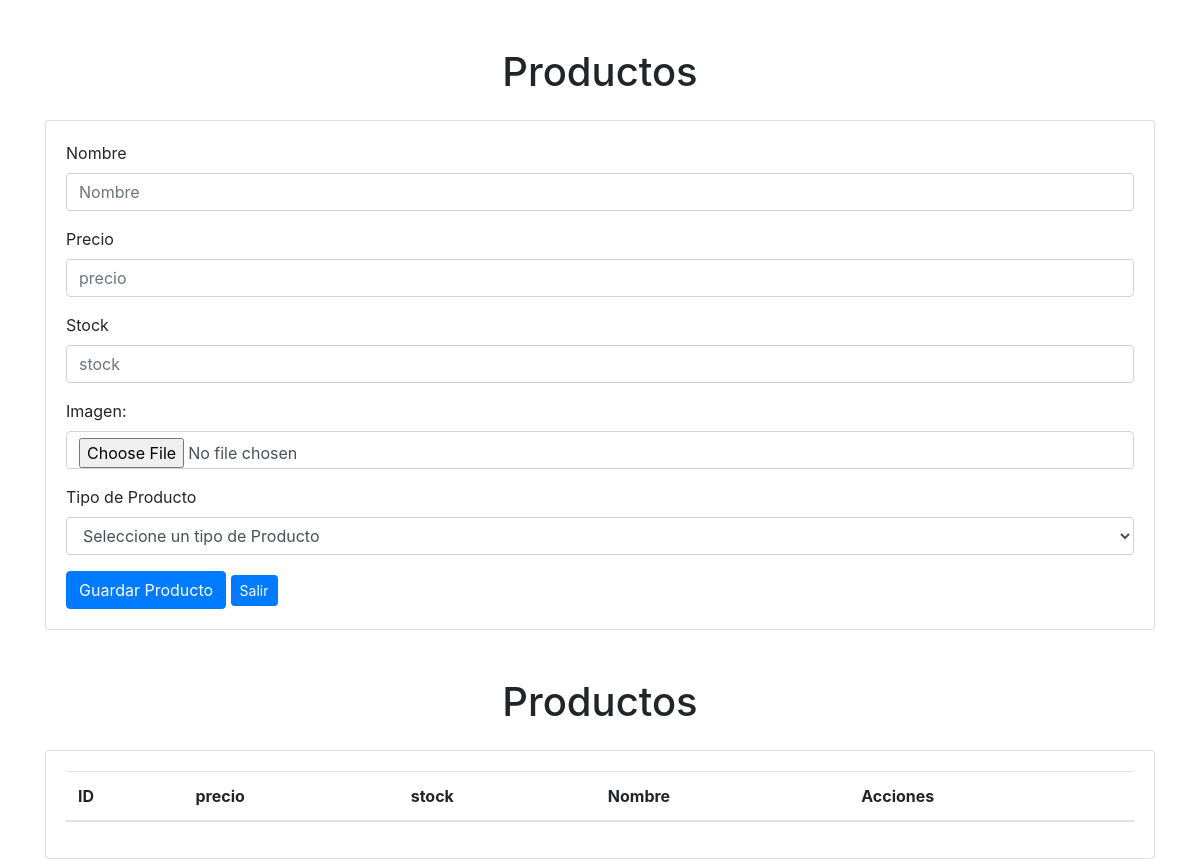
/administrar/mantenedorProductos/, run on an earlier commit of the app's database.
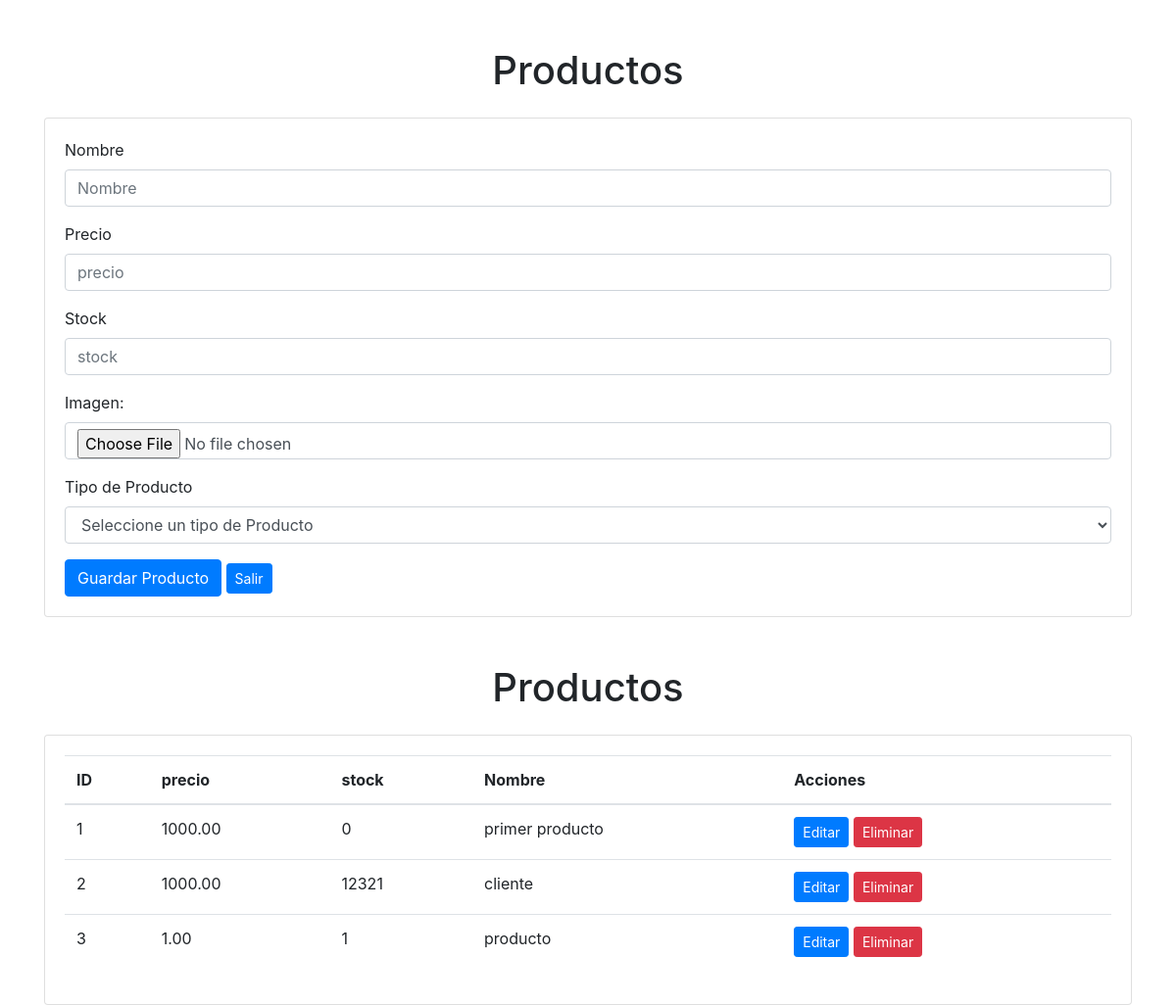
And on a later commit of the database.
### aplicacion/models.py (models this page shows, shortened)
class Producto(models.Model):
    IdProducto = models.AutoField(primary_key=True)
    tipo_producto = models.ForeignKey(TipoProducto, on_delete=models.CASCADE)
    nombre = models.CharField(max_length=255)
    precio = models.DecimalField(max_digits=10, decimal_places=2)
    stock = models.IntegerField()
    imagen = models.CharField(max_length=255)

### aplicacion/views.py (the view)
# urls.py: path('administrar/mantenedorProductos/', views.mantenedorProductos, name='mantenedorProductos'),
def mantenedorProductos(request):
    productos = Producto.objects.all()
    tipos_producto = TipoProducto.objects.all()
    return render(request, 'aplicacion/producto.html' , {'productos': productos , 'tipos_producto': tipos_producto})

### aplicacion/templates/aplicacion/producto.html (shortened to what this page needs)
{% load static %}
<!DOCTYPE html>
<html lang="es">
<head>
    <link rel="stylesheet" href="{% static 'css/style.css' %}">
    <link rel="stylesheet" href="https://stackpath.bootstrapcdn.com/bootstrap/4.5.2/css/bootstrap.min.css">
</head>
<body>
    <div class="container mt-5">
        <h1 class="text-center">Productos</h1>
        <div class="card mt-4">
            <div class="card-body">
                <form>
                    <div class="form-group">
                        <label for="nombre">Nombre</label>
                        <input type="text" class="form-control" id="nombre" placeholder="Nombre">
                    </div>
                    <div class="form-group">
                        <label for="precio">Precio</label>
                        <input type="text" class="form-control" id="precio" placeholder="precio">
                    </div>
                    <div class="form-group">
                        <label for="stock">Stock</label>
                        <input type="number" min="0" class="form-control" id="stock" placeholder="stock">
                    </div>
                    <div class="form-group">
                        <label for="ImagenProducto" class="control-label">Imagen:</label>
                        <input type="file" class="form-control" id="ImagenProducto">
                    </div>
                    <div class="form-group">
                        <label for="tipo_usuario">Tipo de Producto</label>
                        <select class="form-control" id="cmbTipoProducto">
                            <option value="0">Seleccione un tipo de Producto</option>
                        </select>
                    </div>
                    <button type="button" class="btn btn-primary" onclick="grabarProducto();">Guardar Producto</button>
                    <a href=".." class="btn btn-sm btn-primary">Salir</a>
                </form>
            </div>
        </div>
    </div>
    <div class="container mt-5">
        <h1 class="text-center">Productos</h1>
        <div class="card mt-4">
            <div class="card-body">
                <table class="table">
                    <thead>
                        <tr>
                            <th>ID</th>
                            <th>precio</th>
                            <th>stock</th>
                            <th>Nombre</th>
                            <th>Acciones</th>
                        </tr>
                    </thead>
                    <tbody>
                        {% for x in productos %}
                        <tr>
                            <td>{{ x.IdProducto }}</td>
                            <td>{{ x.precio }}</td>
                            <td>{{ x.stock }}</td>
                            <td>{{ x.nombre }}</td>
                            <td>
                                <a href="{% url 'editar_producto' x.IdProducto %}" class="btn btn-sm btn-primary">Editar</a>
                                <a href="{% url 'eliminar_producto' x.IdProducto %}" class="btn btn-sm btn-danger">Eliminar</a>
                            </td>
                        </tr>
                        {% endfor %}
                    </tbody>
                </table>
            </div>
        </div>
    </div>
</body>
</html>

What changed in the data, as far as the page shows it:
added Producto: IdProducto "1", precio "1000.00", stock "0", nombre "primer producto"
added Producto: IdProducto "2", precio "1000.00", stock "12321", nombre "cliente"
added Producto: IdProducto "3", precio "1.00", stock "1", nombre "producto"
